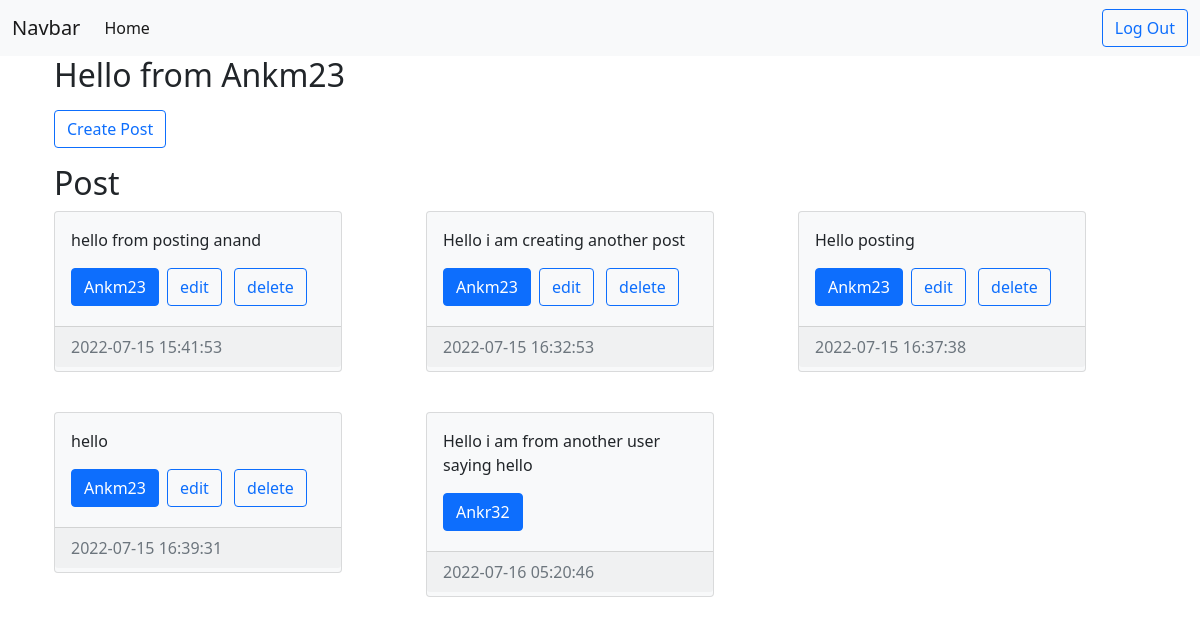
The page /home (signed in) on the database as committed earlier.
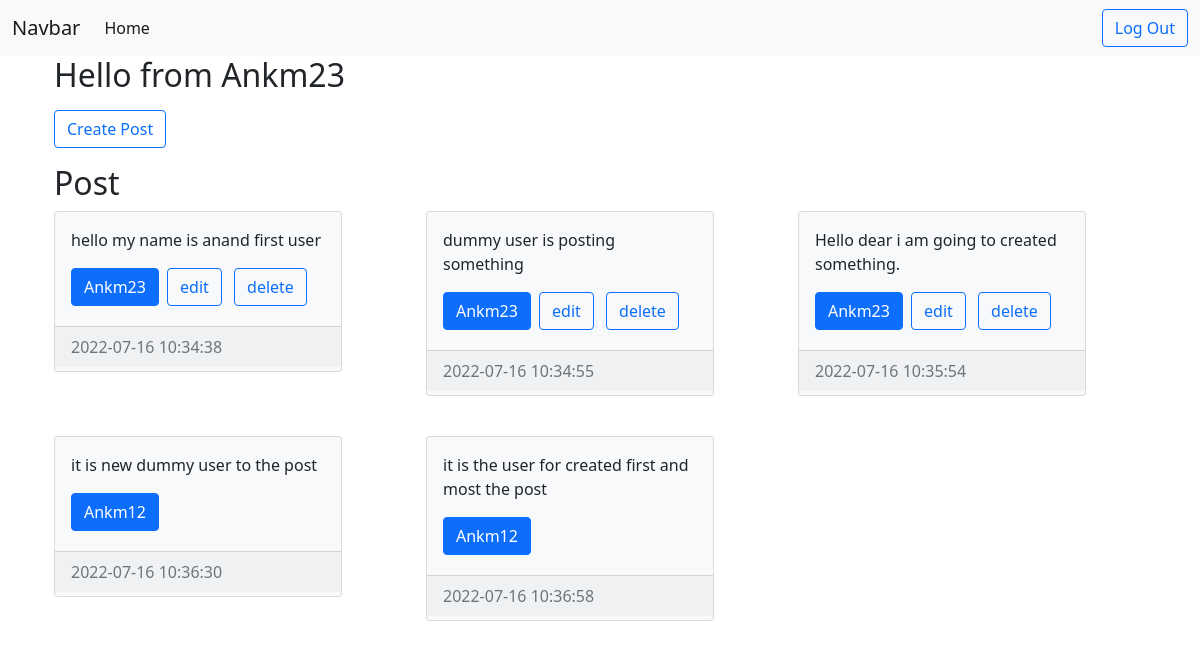
The same page on the database as committed later.
### website/models.py (models this page shows)
class User(db.Model, UserMixin):
    id = db.Column(db.Integer, primary_key=True)
    email = db.Column(db.String(150), unique=True)
    username = db.Column(db.String(150), unique=True)
    password = db.Column(db.String(150), unique=True)
    date_created = db.Column(db.DateTime(timezone=True), default=func.now())
    posts = db.relationship('Post', backref="user", passive_deletes=True)

class Post(db.Model):
    id = db.Column(db.Integer, primary_key=True)
    text = db.Column(db.Text, nullable=False)
    date_created = db.Column(db.DateTime(timezone=True), default=func.now())
    author = db.Column(db.Integer, db.ForeignKey('user.id', ondelete="CASCADE"), nullable=False)

### website/view.py (the view)
@view.route('/')
@view.route('/home')
@login_required
def home():
    posts = Post.query.all()
    return render_template('home.html', user=current_user, posts=posts)

### website/__init__.py (called while the page is built)
def create_app():
    app = Flask(__name__)
    app.config['SECRET_KEY'] = "Project"
    app.config['SQLALCHEMY_DATABASE_URI'] = f'sqlite:///{DB_name}'
    app.config['SQLALCHEMY_TRACK_MODIFICATIONS'] = False
    db = SQLAlchemy(app)
    from .view import view
    from .auth import auth
    app.register_blueprint(view, url_prefix="/")
    app.register_blueprint(auth, url_prefix="/auth")
    from .models import User, Post
    create_database(app=app)
    login_manager = LoginManager()
    login_manager.login_view = "auth.login"
    login_manager.init_app(app)
    @login_manager.user_loader
    def load_user(id):
        return User.query.get(int(id))
    return app;

### website/templates/home.html (shortened to what this page needs)
{% extends "base.html" %}
{% block content %}
<div class="container">
    <h2>Hello from {{user.username}}</h2>
    <a class="btn btn-outline-primary my-2" href="{{url_for('view.create_post')}}">Create Post</a>
    <h2 class="my-2">Post</h2>
    <div class="row row-cols-1 row-cols-md-3 g-4">
        {% for post in posts %}
        <div class="col">
            <div class="card text-dark bg-light mb-3" style="width: 18rem;">
                <div class="card-body">
                    <p class="card-text">{{ post.text }}</p>
                    <a href="/posts/{{post.user.username}}" class="btn btn-primary">{{ post.user.username }}</a>
                    {% if user.id == post.user.id %}
                    <a class="btn btn-outline-primary mx-1" href="/update-post/{{post.id}}">edit</a>
                    <a class="btn btn-outline-primary mx-1" href="/delete-post/{{post.id}}">delete</a>
                    {% endif %}
                </div>
                <div class="my-1 card-footer text-muted">
                    {{post.date_created}}
                </div>
            </div>
        </div>
        {% endfor %}
    </div>
</div>
{% endblock content %}

### website/templates/base.html (shortened to what this page needs)
<!doctype html>
<html lang="en">
<head>
    <link href="https://cdn.jsdelivr.net/npm/bootstrap@5.1.3/dist/css/bootstrap.min.css" rel="stylesheet"
>
    <link rel="stylesheet" href="https://cdn.jsdelivr.net/npm/bootstrap-icons@1.9.0/font/bootstrap-icons.css">
</head>
<body>
    {% include "navbar.html" %}
    <div class="container">{% block content %}{% endblock content %}</div>
</body>
</html>

### website/templates/navbar.html (shortened to what this page needs)
<nav class="navbar navbar-expand-lg navbar-light bg-light">
    <div class="container-fluid">
        <a class="navbar-brand" href="/home">Navbar</a>
        <div class="collapse navbar-collapse" id="navbarSupportedContent">
            <ul class="navbar-nav me-auto mb-2 mb-lg-0">
                <li class="nav-item">
                    <a class="nav-link active" aria-current="page" href="/home">Home</a>
                </li>
            </ul>
        </div>
        {% if not user.is_authenticated %}
            <ul class="navbar-nav me-auto mb-2 mb-lg-0">
                <li class="nav-item">
                    <a class="nav-link" href="/auth/login">Login</a>
                </li>
                <li class="nav-item">
                    <a class="nav-link" href="/auth/sign-up">SignUp</a>
                </li>
            </ul>
            {% else %}
            <form class="d-flex">
                <a class="btn btn-outline-primary" href="{{url_for('auth.logout')}}">Log Out</a>
            </form>
            {% endif %}
    </div>
</nav>

Rows that differ between the two databases and show on the page:
removed Post: text "Hello i am creating another post", user.username "Ankm23", date_created "2022-07-15 16:32:53"
removed Post: text "Hello posting", user.username "Ankm23", date_created "2022-07-15 16:37:38"
removed Post: text "hello", user.username "Ankm23", date_created "2022-07-15 16:39:31"
removed Post: text "Hello i am from another user saying hello", user.username "Ankr32", date_created "2022-07-16 05:20:46"
changed Post: text "hello from posting anand" → "hello my name is anand first user"; date_created "2022-07-15 15:41:53" → "2022-07-16 10:34:38"
added Post: text "dummy user is posting something", user.username "Ankm23", date_created "2022-07-16 10:34:55"
added Post: text "Hello dear i am going to created something.", user.username "Ankm23", date_created "2022-07-16 10:35:54"
added Post: text "it is new dummy user to the post", user.username "Ankm12", date_created "2022-07-16 10:36:30"
added Post: text "it is the user for created first and most the post", user.username "Ankm12", date_created "2022-07-16 10:36:58"
